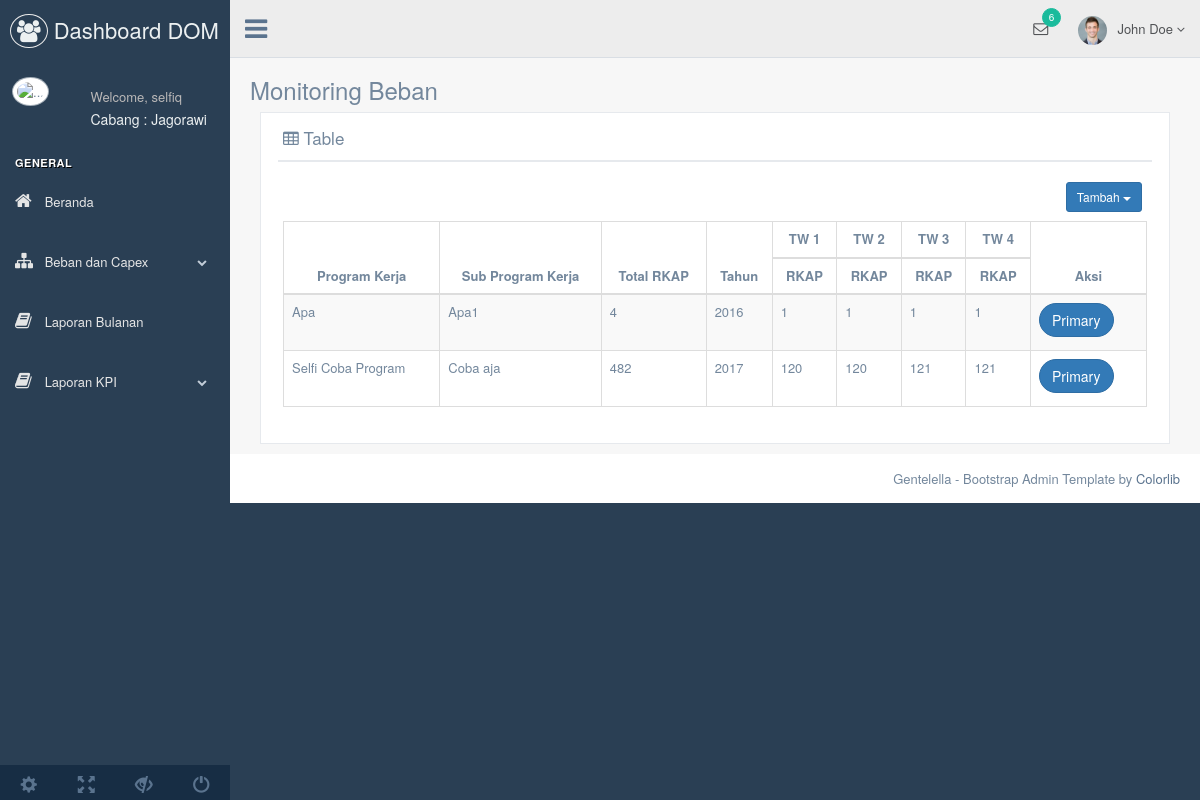
Page /rencana_bpt.php (signed in) on the committed database.
### tables this page shows
CREATE TABLE `user` (
  `id_user` int(255) NOT NULL,
  `username` varchar(30) NOT NULL,
  `password` varchar(30) NOT NULL,
  `id_role` int(11) NOT NULL,
  `id_cabang` int(20) NOT NULL
);

CREATE TABLE `cabang` (
  `id_cabang` int(20) NOT NULL,
  `nama_cabang` varchar(30) NOT NULL
);

CREATE TABLE `beban_rencana` (
  `id_twrc` int(11) NOT NULL,
  `id_sp` int(11) NOT NULL,
  `tahun` int(4) NOT NULL,
  `stat_twrc` int(1) NOT NULL,
  `rkap` decimal(20,0) NOT NULL,
  `jenis` varchar(10) NOT NULL
);

CREATE TABLE `program_kerja` (
  `id_pk` int(255) NOT NULL,
  `MA` varchar(1000) NOT NULL,
  `nama_pk` text NOT NULL,
  `id_cabang` int(30) NOT NULL,
  `jenis` varchar(20) NOT NULL
);

CREATE TABLE `sub_program` (
  `id_sp` int(255) NOT NULL,
  `nama_sp` varchar(1000) NOT NULL,
  `id_pk` int(10) NOT NULL,
  `id_cabang` int(30) NOT NULL,
  `jenis` varchar(20) NOT NULL
);

### rencana_bpt.php (the view, shortened to what this page needs)
<?php
include ('connect.php');
  $iduser = $_SESSION['id_user'];
?>
<!DOCTYPE html>
<html lang="en">
<?php include 'templates/head.php' ?>
  <body class="nav-md">
    <div class="container body">
      <div class="main_container">
        <div class="col-md-3 left_col">
          <div class="left_col scroll-view">
            <div class="navbar nav_title" style="border: 0;">
              <a href="home.php" class="site_title"><i class="fa fa-group"></i> <span>Dashboard DOM</span></a>
            </div>
           <?php include'templates/headmenu.php' ?>
            <br />
            <?php include 'templates/sidebarmenu.php' ?>
            <div class="sidebar-footer hidden-small">
              <a data-toggle="tooltip" data-placement="top" title="Settings">
                <span class="glyphicon glyphicon-cog" aria-hidden="true"></span>
              </a>
              <a data-toggle="tooltip" data-placement="top" title="FullScreen">
                <span class="glyphicon glyphicon-fullscreen" aria-hidden="true"></span>
              </a>
              <a data-toggle="tooltip" data-placement="top" title="Lock">
                <span class="glyphicon glyphicon-eye-close" aria-hidden="true"></span>
              </a>
              <a data-toggle="tooltip" data-placement="top" title="Logout" href="login.html">
                <span class="glyphicon glyphicon-off" aria-hidden="true"></span>
              </a>
            </div>
          </div>
        </div>
        <?php include 'topnavigation.php' ?>
        <div class="right_col" role="main">
          <div class="">
            <div class="page-title">
              <div class="title_left">
                <h3>Monitoring Beban</h3>
              </div>
            </div>
            <div class="clearfix"></div>
            <div class="">
              <div class="col-md-12 col-sm-12 col-xs-12">
                <div class="x_panel">
                  <div class="x_title">
                    <h2><i class="fa fa-table"></i> Table <small>Data Beban Cabang <?php echo $namacabang; ?> </small></h2>
                    <div class="clearfix"></div>
                  </div>
                  <div class="title_right">
                    <div class="col-md-5 col-sm-5 col-xs-5 form-group pull-right top_search" style="margin-top:10px;">
                      <div class="input-group buttonright" >
                      <div class="btn-group  buttonrightfloat " >
	                    <button data-toggle="dropdown" class="btn btn-primary dropdown-toggle btn-sm" type="button" aria-expanded="false">  Tambah <span class="caret"></span>
	                    </button>
	                    </div>
                      </div>
                    </div>
                   </div>
                  <div class="x_content">
                      <table id="datatable-keytable"  class="table table-striped table-bordered " class="centered">
                            <thead >
                              <tr >
                                <th rowspan="2">Program Kerja</th>
                                <th rowspan="2">Sub Program Kerja</th>
                                <th rowspan="2">Total RKAP</th>
                                <th rowspan="2">Tahun</th>
                                <th colspan="1">TW 1</th>
								<th colspan="1">TW 2</th>
								<th colspan="1">TW 3</th>
								<th colspan="1">TW 4</th>
								<th rowspan="2">Aksi</th>
                              </tr>
                              <tr>
                                <th>RKAP</th>
								<th>RKAP</th>
								<th>RKAP</th>
								<th>RKAP</th>
                              </tr>
                            </thead>
                            <tbody>
                            <?php
                            $listTW = mysqli_query($connect, "SELECT * FROM beban_rencana, sub_program WHERE sub_program.id_sp = beban_rencana.id_sp AND stat_twrc = '1' AND sub_program.id_cabang = '$idcabang' AND beban_rencana.jenis ='bpt' AND sub_program.jenis='beban' ");
                            while($datalistTW = mysqli_fetch_array($listTW)){
								$idpklist = $datalistTW['id_pk'];
								$idspklist = $datalistTW['id_sp'];
								$tahun= $datalistTW['tahun'];
								$jmlrkap = mysqli_query($connect, "SELECT * FROM beban_rencana WHERE id_sp = '$idspklist' AND tahun = '$tahun'");
								$qty= 0;
								while ($num = mysqli_fetch_array($jmlrkap)) {
									$qty += $num['rkap'];}
								$dataprogramkerja = mysqli_fetch_array(mysqli_query($connect, "SELECT * FROM program_kerja WHERE id_pk = '$idpklist'"));
								$datasubprogramkerja= mysqli_fetch_array(mysqli_query($connect, "SELECT * FROM sub_program WHERE id_sp = '$idspklist'"));
								$datatwrc1 = mysqli_fetch_array(mysqli_query($connect, "SELECT * FROM beban_rencana WHERE id_sp = '$idspklist' AND tahun = '$tahun' AND stat_twrc = '1'"));
								$datatwrc2 = mysqli_fetch_array(mysqli_query($connect, "SELECT * FROM beban_rencana WHERE id_sp = '$idspklist' AND tahun = '$tahun' AND stat_twrc = '2'"));
								$datatwrc3 = mysqli_fetch_array(mysqli_query($connect, "SELECT * FROM beban_rencana WHERE id_sp = '$idspklist' AND tahun = '$tahun' AND stat_twrc = '3'"));
								$datatwrc4 = mysqli_fetch_array(mysqli_query($connect, "SELECT * FROM beban_rencana WHERE id_sp = '$idspklist' AND tahun = '$tahun' AND stat_twrc = '4'"));
                            ?>
                              <tr>
                                <td><?php echo $dataprogramkerja['nama_pk'] ?></td>
                                <td><?php echo $datasubprogramkerja['nama_sp'] ?></td>
                                <td><?php echo $qty;?></td>
                                <td><?php echo $datalistTW['tahun'] ?></td>
                                <td><?php echo $datatwrc1['rkap'] ?></td>
                                <td><?php echo $datatwrc2['rkap'] ?></td>
                                <td><?php echo $datatwrc3['rkap'] ?></td>
								<td><?php echo $datatwrc4['rkap'] ?></td>
								<td><button type="button" class="btn btn-round btn-primary">Primary</button></td>
                              </tr>
                              <?php } ?>
                            </tbody>
                          </table>
                  </div>
                </div>
              </div>
            </div>
          </div>
        </div>
		<div class="x_content">
		</div>
<?php include 'templates/footer.php' ?>
      </div>
    </div>
  </body>
</html>

### templates/headmenu.php
<?php
include ('connect.php');
  $user = mysqli_fetch_array(mysqli_query($connect,"SELECT * FROM user WHERE id_user = '$iduser' "));
  $idcabang = $user['id_cabang'];
  $cabang =  mysqli_fetch_array(mysqli_query($connect,"SELECT nama_cabang FROM cabang WHERE id_cabang = '$idcabang'"));
  $namacabang = $cabang['nama_cabang'];
?>
 <div class="profile clearfix">
    <div class="profile_pic">
        <img src="images/dp.jpg" alt="..." class="img-circle profile_img">
    </div>
        <div class="profile_info">
            <span>Welcome, <?php echo $user['username']?></span>
            <h2>Cabang : <?php echo $namacabang ?></h2>
        </div>
</div>

### rencana_bpt.php (style rules this page uses)
.table th { vertical-align: middle ; text-align: center ;" }
.buttonright { width:60%; display:inline; overflow: auto; white-space: nowrap; margin:0px auto; }
.buttonrightfloat { float:right; margin-right: 10px; }

### rows in the picture
user: username "selfiq"
cabang: nama_cabang "Jagorawi"
beban_rencana: program_kerja.nama_pk "Apa", id_sp.nama_sp "Apa1", qty "4", tahun "2016", rkap "1", beban_rencana.rkap "1"
beban_rencana: program_kerja.nama_pk "Selfi Coba Program", id_sp.nama_sp "Coba aja", qty "482", tahun "2017", rkap "120", beban_rencana.rkap "120", beban_rencana.rkap "121"
